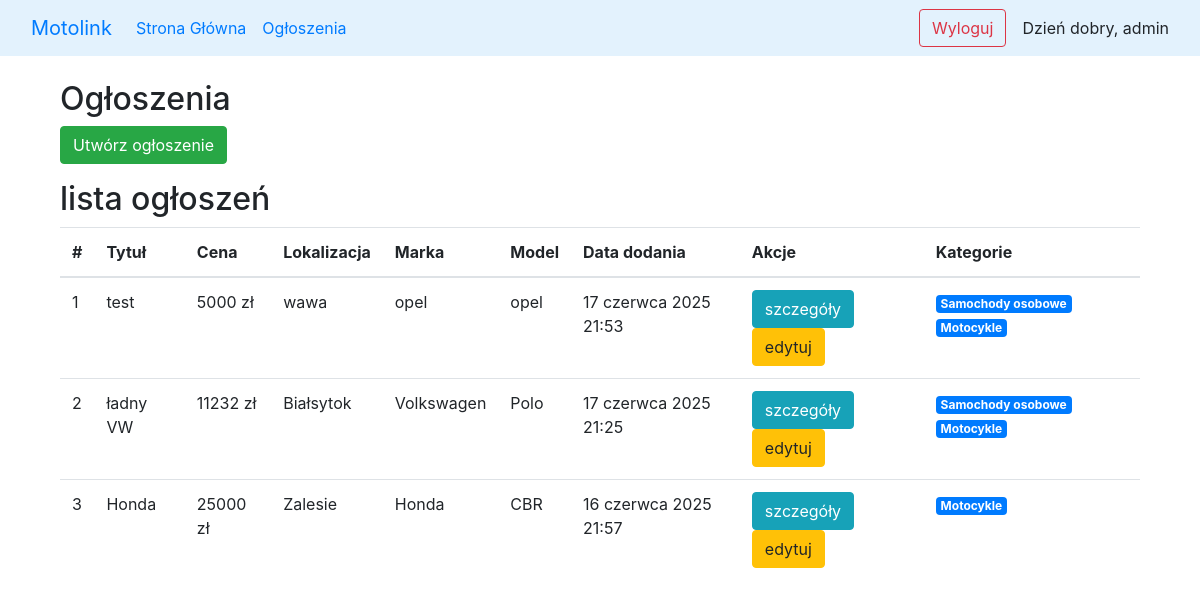
Page /myapp/announcements/ (signed in) on the earlier database version.
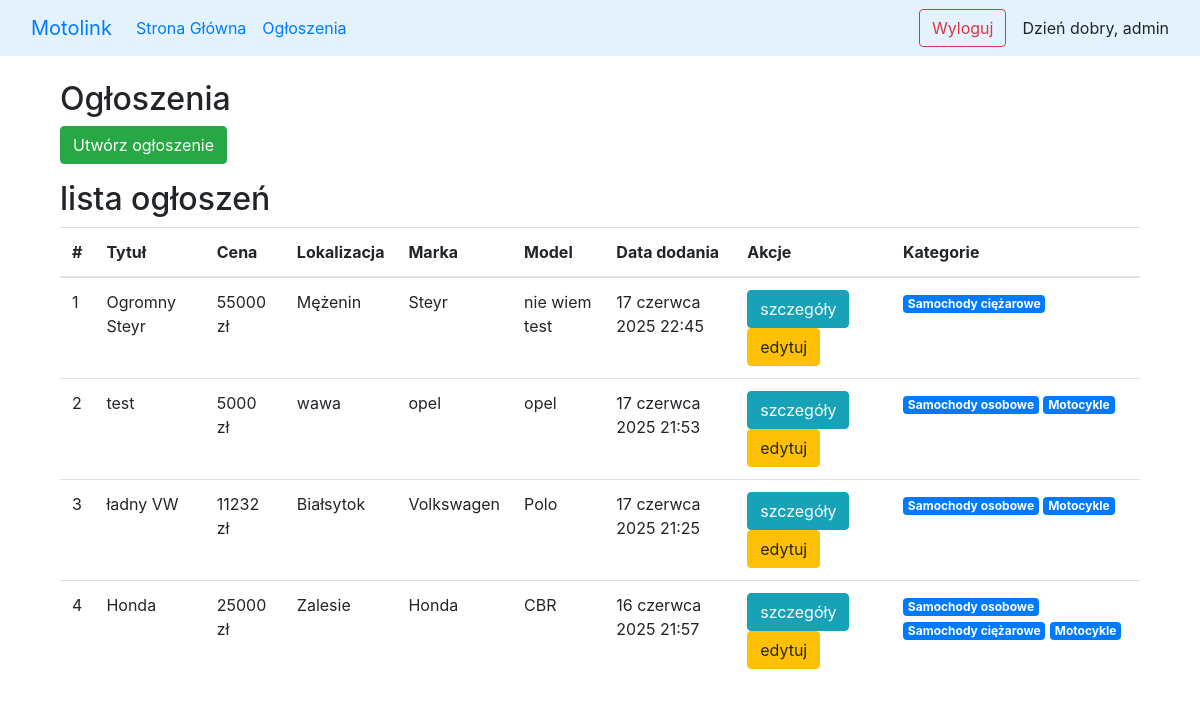
Same page on the later database version.
### myapp/models.py (models this page shows, shortened)
class CustomUser(AbstractUser):
    is_admin = models.BooleanField(default=False)

class Announcement(models.Model):
    title = models.CharField(max_length=200)
    description = models.TextField()
    price = models.PositiveIntegerField()
    location = models.CharField(max_length=100)
    brand = models.CharField(max_length=50)
    model = models.CharField(max_length=50)
    production_year = models.PositiveIntegerField()
    date_added = models.DateTimeField(default=timezone.now)
    user = models.ForeignKey(
        CustomUser,
        on_delete=models.CASCADE,
        related_name='announcements'
    )
    categories = models.ManyToManyField(
        Category,
        through='AnnouncementCategory',
        related_name='announcements'
    )

class Category(models.Model):
    name = models.CharField(max_length=100, unique=True)

### myapp/views.py (the view)
# urls.py: path('announcements/', announcements, name='announcements'),
def announcements(request):
    announcements = Announcement.objects.all().order_by('-date_added')  # Newest first
    return render(request, 'announcements/announcements.html', {'announcements': announcements})

### myapp/templates/announcements/announcements.html (shortened to what this page needs)
{% extends "base.html" %}
{% block content %}
  <div class="container mt-4">
    <h2>Ogłoszenia</h2>
    {% if user.is_authenticated %}
      <a href="{% url 'create_announcement' %}" class="btn btn-success mb-3">Utwórz ogłoszenie</a>
    {% endif %}
    <h2>lista ogłoszeń</h2>
<table class="table">
    <thead>
        <tr>
            <th>#</th>
            <th>Tytuł</th>
            <th>Cena</th>
            <th>Lokalizacja</th>
            <th>Marka</th>
            <th>Model</th>
            <th>Data dodania</th>
            <th>Akcje</th>
            <th>Kategorie</th>
        </tr>
    </thead>
    <tbody>
        {% for announcement in announcements %}
        <tr>
            <td>{{ forloop.counter }}</td>
            <td>{{ announcement.title }}</td>
            <td>{{ announcement.price }} zł</td>
            <td>{{ announcement.location }}</td>
            <td>{{ announcement.brand }}</td>
            <td>{{ announcement.model }}</td>
            <td>{{ announcement.date_added }}</td>
           <td>
                <a href="{% url 'announcement_detail' announcement.pk %}" class="btn btn-info">szczegóły</a>
                {% if user.is_authenticated %}
                {% if announcement.user == user or user.is_superuser %}
                    <a href="{% url 'edit_announcement' announcement.pk %}" class="btn btn-warning">edytuj</a>
                {% endif %}
            {% endif %}
            </td>
            <td>
                {% for category in announcement.categories.all %}
                    <span class="badge badge-primary">{{ category.name }}</span>
                {% endfor %}
            </td>
        </tr>
        {% endfor %}
    </tbody>
</table>
  </div>
{% endblock %}

### myapp/templates/base.html (shortened to what this page needs)
<!DOCTYPE html>
<html lang="en">
  <head>
    <link rel="stylesheet" href="https://stackpath.bootstrapcdn.com/bootstrap/4.3.1/css/bootstrap.min.css"  rel="stylesheet" />
  </head>
  <body>
    <nav class="navbar navbar-expand-lg" style="background-color: #e3f2fd;">
  <div class="container-fluid">
    <a class="navbar-brand" href="{% url 'home' %}">Motolink</a>
    <div class="collapse navbar-collapse" id="navbarNav">
      <ul class="navbar-nav mr-auto mb-2 mb-lg-0">
        <li class="nav-item">
          <a class="nav-link" href="{% url 'home' %}">Strona Główna</a>
        </li>
        <li class="nav-item">
          <a class="nav-link" href="{% url 'announcements' %}">Ogłoszenia</a>
        </li>
      </ul>
      <ul class="navbar-nav ml-auto mb-2 mb-lg-0 align-items-center">
        {% if user.is_authenticated %}
          <li class="nav-item mr-2">
            <form action="{% url 'logout' %}" method="post" style="display:inline;">
              <button class="btn btn-outline-danger" type="submit">Wyloguj</button>
            </form>
          </li>
          <li class="nav-item">
            <span class="navbar-text ml-2" style="margin-left: 30px;"> Dzień dobry, {{ user.username }}</span>
          </li>
        {% endif %}
      </ul>
    </div>
  </div>
</nav>
    <div class="container">{% block content %} {% endblock %}</div>
  </body>
</html>

Differences in the rows shown:
added Announcement: title "Ogromny Steyr", price "55000", location "Mężenin", brand "Steyr", model "nie wiem test", date_added "17 czerwca 2025 22:45", shows "edytuj"
now on this page (row unchanged): Category: name "Samochody ciężarowe"
changed Announcement "Honda": gains Category (name "Samochody osobowe")
